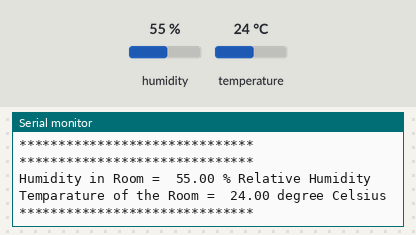
Bench run of a sketch on a simulated Arduino Uno, built with avr-gcc and run on an emulated ATmega328P. Shown: the last lines printed to the serial monitor. The test bench sets the inputs (shaded band); at power-on: humidity 55 %, temperature 24 °C.

Above: at 5.9 s.
6.0 s: humidity set to 22 %
At 10.36 s:
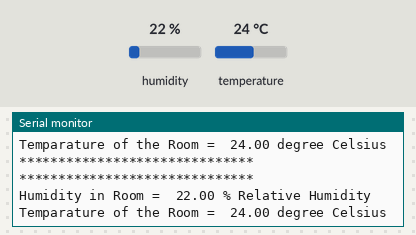
12.1 s: temperature set to 12 °C
At 16.7 s:
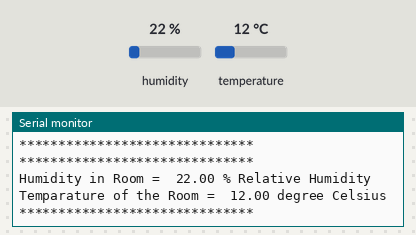
18.2 s: humidity set to 40 %
At 20.9 s:
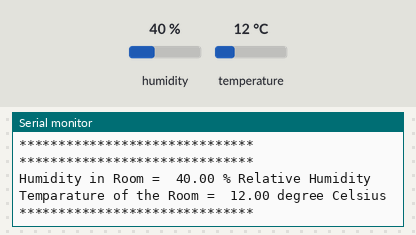
Timing chart, 0 to 22.4 s (numbered marks = the images above; inputs shaded):
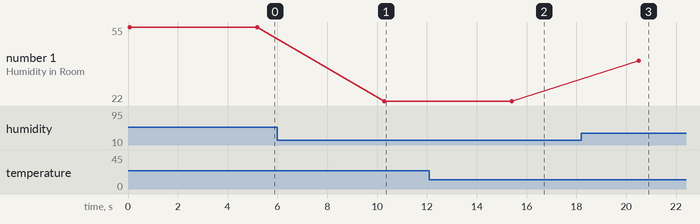

Measured:
- after the input at 6.0 s, the serial monitor: prints a new line after 4.3 s (image 1)
- after the input at 12.1 s, the serial monitor: prints a new line after 3.3 s (image 2)
- after the input at 18.2 s, the serial monitor: prints a new line after 2.3 s (image 3)
- plotted number 1: 55 → 22 after the input at 6.0 s, 22 → 40 after the input at 18.2 s

The sketch:

dht22_humidity_sensor.ino
```cpp
/*
DHT22 HUMIDITY SENSOR

Connect the Pin 1 of the DHT22 to GND on the Arduino
Connect the Pin 2 of the DHT22 to +5V on the Arduino
Connect the Pin 3 of the DHT22 to A3 on the Arduino

*/

/* Include the library for using the DHT Sensor of Adafruit Unified Library */
#include <DHT.h>

/*
Define the Pin of Humidity Sensor LDR
which is attached to A3 on Arduino
*/
int dht22Pin= A3;

/* Global Varibales to store the humidity value */
float humidity;

/* Global Varibales to store the humidity value */
float temperature;

/* Global Variable to access the library functions */
DHT dht22(dht22Pin, DHT22);

/*
This function is called only once in lifetime
Will be called again when the RED RESET button is pressed on the Arduino
*/
void setup()
{
      // Setup the connection speed to Serial Monitor and Arduino Board
      // 9600 bits of data per second
      Serial.begin(9600);

      // Setting the Pin Mode for the Sensor attached, either INPUT or OUTPUT
      pinMode(dht22Pin, INPUT);

      // Print the output on the Serial Monitor
      Serial.println("DHT22 HUMIDITY AND TEMPARATURE SENSOR");

      dht22.begin();
}

/*
This function is called in a loop again and again by Arduino infinitely
untill the RED RESET button is not pressed
*/
void loop()
{
        // Call the function to get the sensor value and store in our global variable
        humidity = dht22.readHumidity();

        // Call the function to get the sensor value and store in our global variable
        temperature = dht22.readTemperature();

        // Print the output on the Serial Monitor
        Serial.println("");
        Serial.println("******************************");

        Serial.print("Humidity in Room =  ");
        Serial.print(humidity);
        Serial.println(" % Relative Humidity");

        Serial.print("Temparature of the Room =  ");
        Serial.print(temperature);
        Serial.println(" degree Celsius");


        Serial.println("******************************");
        Serial.println("");

        // Delay of 5 sec to take the sensor value again
        delay(5000);
}

/*
      DHT22 Sensor

      Humidity Range: 0-100% RH
      Humidity Accuracy: ±2-5% RH
      Temperature Range: -40 - 125 °C
      Temperature Accuracy: ±0.5% °C
      Operating Voltage: 3V to 5.5V

*/
```
